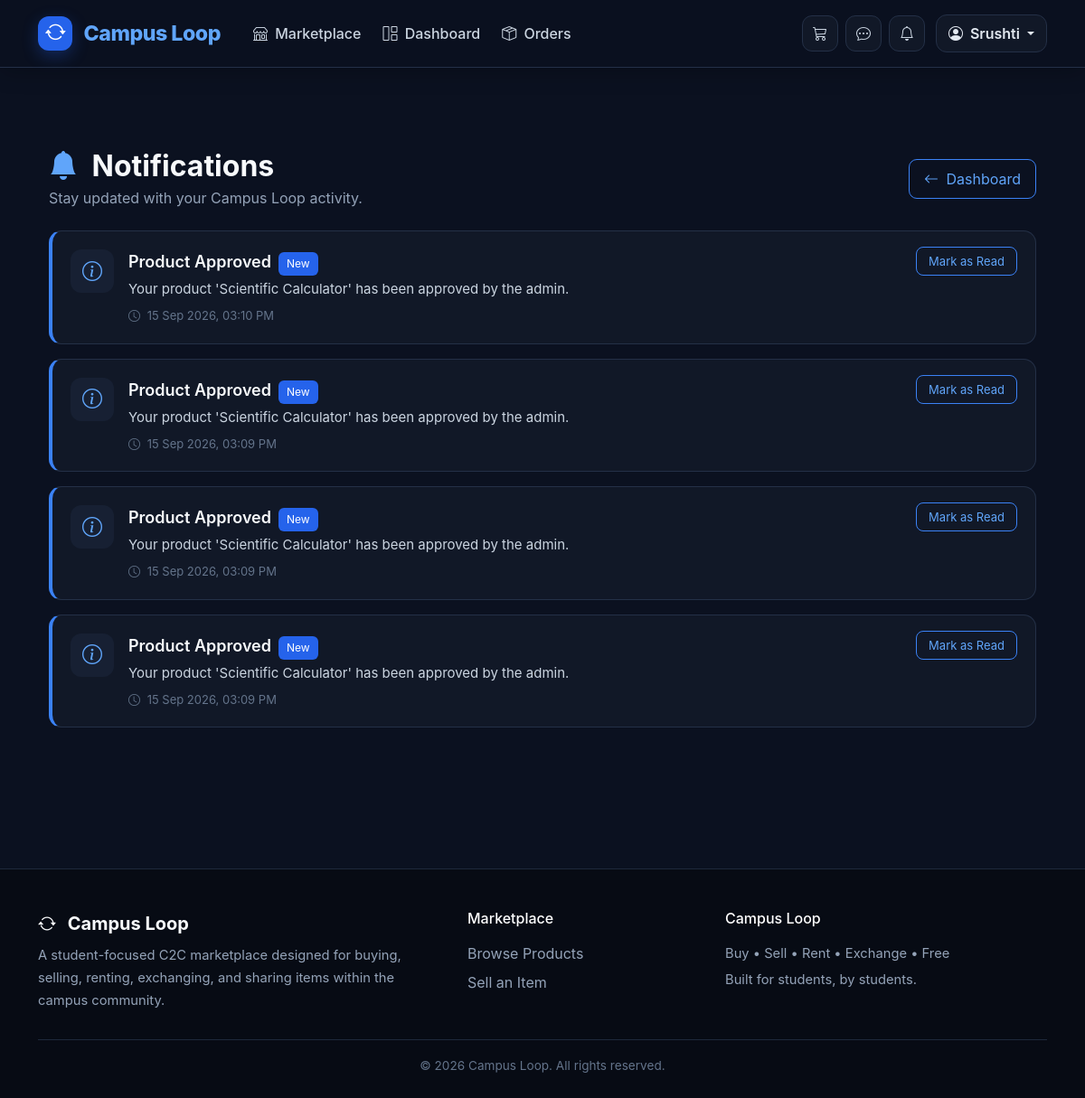
Screenshot of /notifications/ (signed in) with the database file from the repository.
### accounts/models.py (models this page shows)
class User(AbstractUser):
    ROLE_CHOICES = (
    ("user", "User"),
    ("admin", "Admin"),
)
    username = None
    email = models.EmailField(
        unique=True
    )
    phone = models.CharField(
        max_length=15,
        blank=True
    )
    college = models.CharField(
        max_length=150,
        blank=True
    )
    role = models.CharField(
    max_length=10,
    choices=ROLE_CHOICES,
    default="user"
)
    objects = UserManager()
    USERNAME_FIELD = "email"
    REQUIRED_FIELDS = []

### notifications/models.py (models this page shows, shortened)
class Notification(models.Model):
    NOTIFICATION_TYPES = (
        ("order", "Order"),
        ("payment", "Payment"),
        ("message", "Message"),
        ("product", "Product"),
        ("system", "System"),
    )
    user = models.ForeignKey(
        settings.AUTH_USER_MODEL,
        on_delete=models.CASCADE,
        related_name="notifications"
    )
    title = models.CharField(
        max_length=200
    )
    message = models.TextField()
    notification_type = models.CharField(
        max_length=20,
        choices=NOTIFICATION_TYPES,
        default="system"
    )
    is_read = models.BooleanField(
        default=False
    )
    created_at = models.DateTimeField(
        auto_now_add=True
    )

### notifications/views.py (the view)
@login_required
def notifications_view(request):
    notifications = Notification.objects.filter(
        user=request.user
    ).order_by("-created_at")
    return render(
        request,
        "notifications.html",
        {
            "notifications": notifications
        }
    )

### templates/notifications.html (shortened to what this page needs)
{% extends "base.html" %}
{% block content %}
<div class="container py-5 notifications-page">
    <div class="d-flex justify-content-between align-items-center mb-4">
        <div>
            <h1 class="page-title mb-1">
                <i class="bi bi-bell-fill me-2"
                   style="color:#60a5fa !important;"></i>
                Notifications
            </h1>
            <p class="page-subtitle mb-0">
                Stay updated with your Campus Loop activity.
            </p>
        </div>
        <a href="{% url 'dashboard' %}" class="dashboard-btn">
            <i class="bi bi-arrow-left me-1"></i>
            Dashboard
        </a>
    </div>
    {% if notifications %}
        {% for notification in notifications %}
            <div class="notification-card {% if not notification.is_read %}unread{% endif %}">
                <div class="d-flex align-items-start gap-3">
                    <div class="notification-icon">
                        {% if notification.notification_type == "order" %}
                            <i class="bi bi-box-seam"></i>
                        {% elif notification.notification_type == "payment" %}
                            <i class="bi bi-credit-card"></i>
                        {% elif notification.notification_type == "message" %}
                            <i class="bi bi-chat-dots"></i>
                        {% elif notification.notification_type == "product" %}
                            <i class="bi bi-box"></i>
                        {% else %}
                            <i class="bi bi-info-circle"></i>
                        {% endif %}
                    </div>
                    <div class="flex-grow-1">
                        <div class="d-flex align-items-center gap-2 flex-wrap">
                            <div class="notification-title">
                                {{ notification.title }}
                            </div>
                            {% if not notification.is_read %}
                                <span class="new-badge">
                                    New
                                </span>
                            {% endif %}
                        </div>
                        <div class="notification-message">
                            {{ notification.message }}
                        </div>
                        <div class="notification-date">
                            <i class="bi bi-clock me-1"></i>
                            {{ notification.created_at|date:"d M Y, h:i A" }}
                        </div>
                    </div>
                    {% if not notification.is_read %}
                        <div>
                            <a href="{% url 'mark_notification_read' notification.id %}"
                               class="read-btn">
                                Mark as Read
                            </a>
                        </div>
                    {% endif %}
                </div>
            </div>
        {% endfor %}
    {% endif %}
</div>
{% endblock %}

### templates/base.html (shortened to what this page needs)
{% load static %}
<!DOCTYPE html>
<html lang="en">
<head>
    <link
        href="https://cdn.jsdelivr.net/npm/bootstrap@5.3.3/dist/css/bootstrap.min.css"
        rel="stylesheet"
    >
    <link
        rel="stylesheet"
        href="https://cdn.jsdelivr.net/npm/bootstrap-icons@1.11.3/font/bootstrap-icons.min.css"
    >
</head>
<body>
<nav class="navbar navbar-expand-lg main-navbar">
    <div class="container py-2">
        <a class="brand" href="{% url 'home' %}">
            <span class="brand-icon">
                <i class="bi bi-arrow-repeat"></i>
            </span>
            Campus Loop
        </a>
        <div class="collapse navbar-collapse" id="mainNavbar">
            <ul class="navbar-nav ms-lg-4 me-auto">
                <li class="nav-item">
                    <a class="nav-link" href="{% url 'products' %}">
                        <i class="bi bi-shop me-1"></i>
                        Marketplace
                    </a>
                </li>
                {% if user.is_authenticated %}
                <li class="nav-item">
                    <a class="nav-link" href="{% url 'dashboard' %}">
                        <i class="bi bi-grid-1x2 me-1"></i>
                        Dashboard
                    </a>
                </li>
                <li class="nav-item">
                    <a class="nav-link" href="{% url 'orders' %}">
                        <i class="bi bi-box-seam me-1"></i>
                        Orders
                    </a>
                </li>
                {% endif %}
            </ul>
            {% if user.is_authenticated %}
            <div class="d-flex align-items-center gap-2 nav-actions">
                <a
                    href="{% url 'cart' %}"
                    class="nav-icon-btn"
                    title="Cart"
                >
                    <i class="bi bi-cart3"></i>
                </a>
                <a
                    href="{% url 'messages' %}"
                    class="nav-icon-btn"
                    title="Messages"
                >
                    <i class="bi bi-chat-dots"></i>
                </a>
                <a
                    href="{% url 'notifications' %}"
                    class="nav-icon-btn"
                    title="Notifications"
                >
                    <i class="bi bi-bell"></i>
                </a>
                <div class="dropdown ms-1">
                    <button
                        class="profile-btn dropdown-toggle"
                        type="button"
                        data-bs-toggle="dropdown"
                        aria-expanded="false"
                    >
                        <i class="bi bi-person-circle me-1"></i>
                        {{ user.first_name|default:user.last_name }}
                    </button>
                </div>
            </div>
            {% endif %}
        </div>
    </div>
</nav>
<main class="main-content">
    <div class="container">
        {% block content %}
        {% endblock %}
    </div>
</main>
<footer class="main-footer">
    <div class="container">
        <div class="row g-4">
            <div class="col-md-5">
                <div class="footer-brand mb-2">
                    <i class="bi bi-arrow-repeat me-2"></i>
                    Campus Loop
                </div>
                <p class="footer-text mb-0">
                    A student-focused C2C marketplace designed
                    for buying, selling, renting, exchanging,
                    and sharing items within the campus community.
                </p>
            </div>
            <div class="col-md-3">
                <h6 class="text-white mb-3">
                    Marketplace
                </h6>
                <a
                    href="{% url 'products' %}"
                    class="footer-link"
                >
                    Browse Products
                </a>
                {% if user.is_authenticated %}
                <a
                    href="{% url 'add_product' %}"
                    class="footer-link"
                >
                    Sell an Item
                </a>
                {% endif %}
            </div>
            <div class="col-md-4">
                <h6 class="text-white mb-3">
                    Campus Loop
                </h6>
                <p class="footer-text mb-1">
                    Buy • Sell • Rent • Exchange • Free
                </p>
                <p class="footer-text mb-0">
                    Built for students, by students.
                </p>
            </div>
        </div>
        <div class="footer-bottom text-center">
            © 2026 Campus Loop. All rights reserved.
        </div>
    </div>
</footer>
</body>
</html>

### templates/base.html (style rules this page uses)
* { box-sizing: border-box; }
body { margin: 0; background: #0b1120; color: #f8fafc; font-family: Inter, -apple-system, BlinkMacSystemFont, "Segoe UI", sans-serif; }
.main-navbar { background: rgba(11, 17, 32, 0.96); border-bottom: 1px solid #243047; box-shadow: 0 4px 25px rgba(0, 0, 0, 0.25); position: sticky; top: 0; z-index: 1000; backdrop-filter: blur(12px); }
.brand { font-size: 1.45rem; font-weight: 800; color: #60a5fa !important; text-decoration: none; letter-spacing: -0.5px; }
.brand-icon { display: inline-flex; align-items: center; justify-content: center; width: 38px; height: 38px; margin-right: 8px; border-radius: 12px; background: #2563eb; color: white; box-shadow: 0 6px 18px rgba(37, 99, 235, 0.3); }
.nav-link { color: #cbd5e1 !important; font-weight: 500; padding: 9px 12px !important; border-radius: 10px; transition: 0.2s ease; }
.nav-icon-btn { width: 40px; height: 40px; border: 1px solid #243047; border-radius: 11px; background: #111827; color: #cbd5e1; display: inline-flex; align-items: center; justify-content: center; text-decoration: none; transition: 0.2s ease; }
.profile-btn { border: 1px solid #243047; background: #111827; color: #e2e8f0; border-radius: 12px; padding: 8px 13px; font-weight: 600; }
.main-content { min-height: calc(100vh - 150px); padding: 42px 0; }
.main-footer { background: #070b14; color: #cbd5e1; margin-top: 50px; padding: 45px 0 25px; border-top: 1px solid #1e293b; }
.footer-brand { color: #f8fafc; font-size: 1.25rem; font-weight: 750; }
.footer-text { color: #94a3b8; font-size: 0.92rem; line-height: 1.7; }
.footer-link { color: #94a3b8; text-decoration: none; display: block; margin-bottom: 8px; transition: 0.2s ease; }
.footer-bottom { border-top: 1px solid #1e293b; margin-top: 30px; padding-top: 18px; color: #64748b; font-size: 0.85rem; }

### templates/notifications.html (style rules this page uses)
.notifications-page { color: #f8fafc; }
.notifications-page .page-title { color: #f8fafc !important; font-size: 32px; font-weight: 700; }
.notifications-page .page-subtitle { color: #94a3b8 !important; }
.notification-card { background: #111827 !important; border: 1px solid #243047 !important; border-radius: 14px; padding: 20px; margin-bottom: 16px; transition: 0.2s ease; }
.notification-card.unread { border-left: 4px solid #3b82f6 !important; }
.notification-icon { width: 48px; height: 48px; border-radius: 12px; background: #172033 !important; display: flex; align-items: center; justify-content: center; flex-shrink: 0; }
.notification-icon i { color: #60a5fa !important; font-size: 22px; }
.notification-title { color: #f8fafc !important; font-size: 18px; font-weight: 600; margin-bottom: 5px; }
.notification-message { color: #cbd5e1 !important; font-size: 15px; line-height: 1.6; margin-bottom: 8px; }
.notification-date { color: #64748b !important; font-size: 13px; }
.new-badge { background: #2563eb !important; color: #ffffff !important; font-size: 12px; padding: 4px 9px; border-radius: 6px; }
.read-btn { border: 1px solid #3b82f6 !important; color: #60a5fa !important; background: transparent !important; border-radius: 8px; padding: 7px 13px; text-decoration: none; font-size: 13px; white-space: nowrap; }
.dashboard-btn { border: 1px solid #3b82f6; color: #60a5fa; border-radius: 9px; padding: 9px 16px; text-decoration: none; }

### rows the page displays
User: first_name "Srushti"
Notification: title "Product Approved", is_read "New", message "Your product 'Scientific Calculator' has been approved by the admin.", created_at "15 Sep 2026, 03:10 PM"
Notification: title "Product Approved", is_read "New", message "Your product 'Scientific Calculator' has been approved by the admin.", created_at "15 Sep 2026, 03:09 PM"
Notification: title "Product Approved", is_read "New", message "Your product 'Scientific Calculator' has been approved by the admin.", created_at "15 Sep 2026, 03:09 PM"
Notification: title "Product Approved", is_read "New", message "Your product 'Scientific Calculator' has been approved by the admin.", created_at "15 Sep 2026, 03:09 PM"
